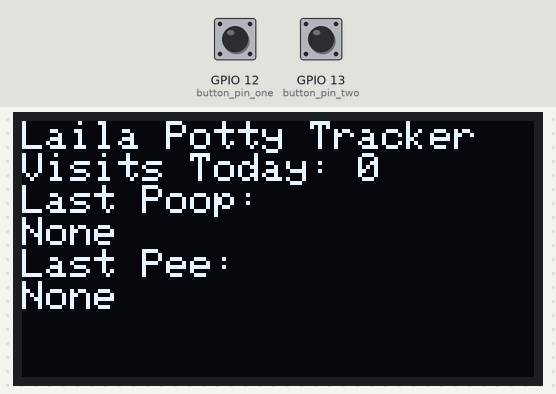
Bench run of a sketch on a simulated ESP32. Parts: 128×64 one-colour display. The inputs (shaded band) are chosen by the test bench; at power-on: GPIO 12 (button_pin_one) HIGH, GPIO 13 (button_pin_two) HIGH. WiFi joins after 1.5 s; servers stay silent unless stated; the local clock reads 2024-03-15 10:24:30 at power-on unless the sketch sets it; what the sketch prints to the serial monitor is not drawn.

Above: at 3.2 s.
3.3 s: GPIO 12 (button_pin_one) pulled LOW for 3.2 s
At 7.7 s:
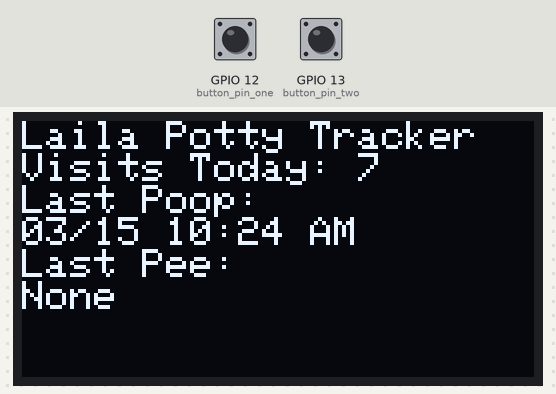
8.0 s: GPIO 13 (button_pin_two) pulled LOW for 0.15 s
At 9.5 s:
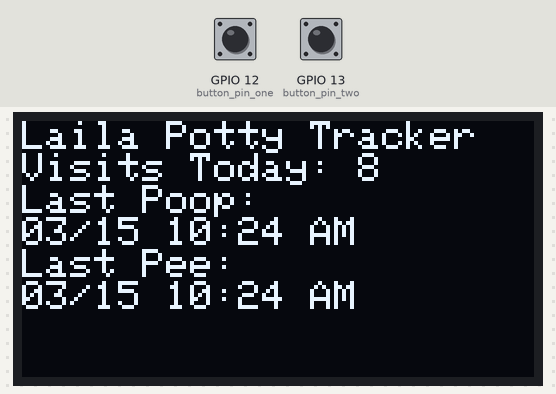
10.0 s: GPIO 12 (button_pin_one) pulled LOW for 0.15 s
12.0 s: GPIO 13 (button_pin_two) pulled LOW for 1 s
At 13.8 s:
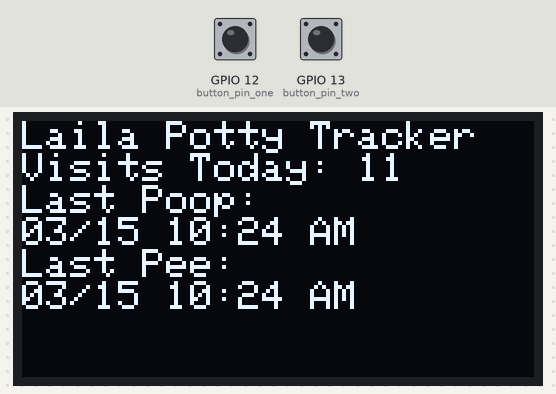
Timing chart, 0 to 15.3 s (numbered marks = the images above; inputs shaded):
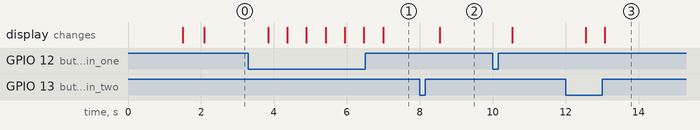

Measured:
- after the input at 3.3 s, the display: first changes after 0.54 s (image 1 shows a later state)
- after the input at 8.0 s, the display: changes after 0.55 s (image 2)
- after the input at 12.0 s, the display: first changes after 0.55 s (image 3 shows a later state)

The sketch:

litter_tracker.ino
```cpp
#include <SPI.h>
#include <Wire.h>
#include <Adafruit_GFX.h>
#include <Adafruit_SSD1306.h>
#include <WiFi.h>
#include "time.h"

int screen_width = 128;
int screen_height = 64;

int button_pin_one = 12;
int button_state_one = 0;
int button_pin_two = 13;
int button_state_two = 0;

int litter_box_visits_today = 0;

String last_poop_time = "None";
String last_pee_time = "None";

Adafruit_SSD1306 lcd(128, 64, &Wire, -1);

void setup() {
  Serial.begin(115200);

  pinMode(button_pin_one, INPUT_PULLUP);
  pinMode(button_pin_two, INPUT_PULLUP);

  connect_wifi();
  screen_settings();

  configTzTime("EST5EDT,M3.2.0/2,M11.1.0/2", "pool.ntp.org");

  lcd.clearDisplay();
  lcd.display();
  delay(500);
}

void connect_wifi() {
  String ssid = "The LAN Before Time";
  String password = "thereisnocowlevel";

  WiFi.mode(WIFI_STA);
  WiFi.begin(ssid.c_str(), password.c_str());

  Serial.println("\nConnecting");
  while (WiFi.status() != WL_CONNECTED) {
    Serial.print(".");
    delay(100);
  }

  Serial.println("\nConnected to the WiFi network");
  Serial.print("Local ESP32 IP: ");
  Serial.println(WiFi.localIP());
}

String get_time() {
  struct tm timeinfo;

  if (!getLocalTime(&timeinfo)) {
    return "No Time";
  }

  char time_string[30];
  strftime(time_string, sizeof(time_string), "%m/%d %I:%M %p", &timeinfo);

  return String(time_string);
}

void push_button() {
  button_state_one = digitalRead(button_pin_one);
  button_state_two = digitalRead(button_pin_two);

  if (button_state_one == LOW) {
    delay(500);
    litter_box_visits_today += 1;
    last_poop_time = get_time();
  }

  if (button_state_two == LOW) {
    delay(500);
    litter_box_visits_today += 1;
    last_pee_time = get_time();
  }

  lcd.clearDisplay();
  lcd.setCursor(0, 0);
  lcd.println("Laila Potty Tracker");
  lcd.println("Visits Today: " + String(litter_box_visits_today));
  lcd.println("Last Poop:");
  lcd.println(last_poop_time);
  lcd.println("Last Pee:");
  lcd.print(last_pee_time);
  lcd.display();
}

void screen_settings() {
  if (!lcd.begin(SSD1306_SWITCHCAPVCC, 0x3C)) {
    for (;;);
  }

  lcd.setTextSize(1);
  lcd.setTextColor(SSD1306_WHITE);
  lcd.setCursor(0, 0);
}

void loop() {
  push_button();
}
```
